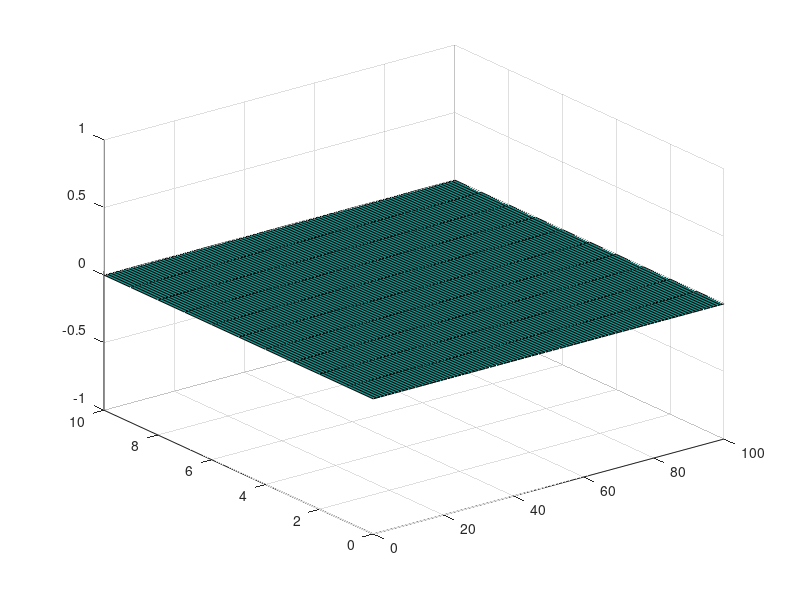

Here is the MATLAB script that generated this plot: (Note: this script raises an error after producing the figure.)
% Free parameters that can be changed:
% ?


a = 0:10;
b = 0:100;
c = zeros(11, 101);

surf(b,a.',c)


%%%%%%%%%%%%%%%%%%%%%%%%%%%%%%%%%%%%%%%%%%%%%%%
% set constants

% data does not temporarily evolve
x = 5;

% noise in the sensor
pi_data = 0.5;

% belief is a normal distribution
mu_t = 0;
pi_t = 1;

% speed of actions on environment
lambda = 1;


%%%%%%%%%%%%%%%%%%%%%%%%%%%%%%%%%%%%%%%%%%%%%%%
% TEST of action

time_step = 0.01;
grid = 0:time_step:8;
model = grid;
action_timeline = grid;
for i=grid
    model(grid==i) = x;
    action_timeline(grid==i) = action(mu_t,...
        pi_t, sampleY(x, pi_data), x);
    
    x = changeEnv(time_step, lambda, mu_t,...
        pi_t, sampleY(x, pi_data), x);
end
plot(grid, model)
hold on
plot(grid, action_timeline.*0.3)




% TEST of belief update

% grid = -3:.01:8;
% model = normpdf(grid,mu_t,sqrt(1/pi_t));
% plot(grid, model)
% 
% for i=1:50
%     hold on
%     model = normpdf(grid,mu_t,sqrt(1/pi_t));
%     plot(grid, model)
% 
%     y_t = sampleY(x, pi_data);
%     [mu_t, pi_t] = update(mu_t, pi_t, y_t, pi_data);
% end




%%%%%%%%%%%%%%%%%%%%%%%%%%%%%%%%%%%%%%%%%%%%%%%

% effect of action on environment
function x = changeEnv(time_step, lambda, mu_prior, pi_prior, y_t, x)
    x = x + time_step*(1/lambda)*f(action(mu_prior, pi_prior, y_t, x));
end

% effector function
function effect = f(action)
    effect = action;
end

% what does the agent do?
function a = action(mu_prior, pi_prior, y_t, x)
    a = -pi_prior*(y_t-g(mu_prior))*dg(x);
end
% updating beliefs based on data
% why can we pass pi_data? How do we know that?
% TODO: derive the update equation here
% TODO: combine this with control
% Is this the same if we pass multiple data points at once?
function [mu_tplus1, pi_tplus1] = update(mu_t, pi_t, y_t, pi_data)
    pi_tplus1 = pi_t + pi_data;    
    mu_tplus1 = mu_t + (pi_data/(pi_tplus1))*(y_t-g(mu_t));
end
% generates sensations
function y = sampleY(mean, pi_data)
    y = normrnd(g(mean), sqrt(1/pi_data));
end

% sensor function
function y_mean = g(x)
    y_mean = x;
end

% derivative of sensor function
function value = dg(x)
    value = 1;
end